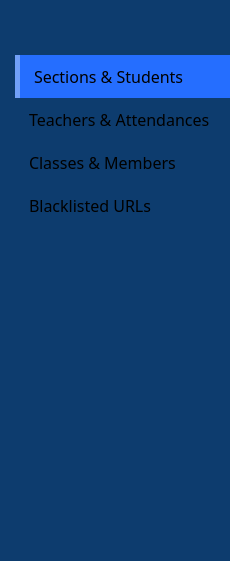
       <widget class="QWidget" name="side_bar" native="true">
        <property name="sizePolicy">
         <sizepolicy hsizetype="Fixed" vsizetype="Preferred">
          <horstretch>0</horstretch>
          <verstretch>0</verstretch>
         </sizepolicy>
        </property>
        <property name="minimumSize">
         <size>
          <width>230</width>
          <height>0</height>
         </size>
        </property>
        <property name="styleSheet">
         <string notr="true">background: #0D3C6E;</string>
        </property>
        <layout class="QVBoxLayout" name="verticalLayout_5">
         <property name="leftMargin">
          <number>15</number>
         </property>
         <property name="topMargin">
          <number>15</number>
         </property>
         <property name="rightMargin">
          <number>0</number>
         </property>
         <property name="bottomMargin">
          <number>15</number>
         </property>
         <item>
          <widget class="QLabel" name="icon">
           <property name="sizePolicy">
            <sizepolicy hsizetype="Preferred" vsizetype="Fixed">
             <horstretch>0</horstretch>
             <verstretch>0</verstretch>
            </sizepolicy>
           </property>
           <property name="styleSheet">
            <string notr="true">margin-top: 10px; 
margin-bottom: 10px;
padding-right: 15px</string>
           </property>
           <property name="text">
            <string/>
           </property>
           <property name="pixmap">
            <pixmap>:/icons/crown.png</pixmap>
           </property>
           <property name="scaledContents">
            <bool>false</bool>
           </property>
           <property name="alignment">
            <set>Qt::AlignCenter</set>
           </property>
          </widget>
         </item>
         <item>
          <layout class="QVBoxLayout" name="verticalLayout_3">
           <property name="spacing">
            <number>0</number>
           </property>
           <item>
            <widget class="QLabel" name="lbl_students_and_sections">
             <property name="font">
              <font>
               <family>Barlow</family>
               <pointsize>12</pointsize>
              </font>
             </property>
             <property name="cursor">
              <cursorShape>PointingHandCursor</cursorShape>
             </property>
             <property name="styleSheet">
              <string notr="true">padding: 10px;
border-left: 5px solid #71A0F8;
background: #256EFF;</string>
             </property>
             <property name="text">
              <string>Sections &amp; Students</string>
             </property>
            </widget>
           </item>
           <item>
            <widget class="QLabel" name="lbl_teachers_and_attendances">
             <property name="font">
              <font>
               <family>Barlow</family>
               <pointsize>12</pointsize>
              </font>
             </property>
             <property name="cursor">
              <cursorShape>PointingHandCursor</cursorShape>
             </property>
             <property name="styleSheet">
              <string notr="true">padding: 10px</string>
             </property>
             <property name="text">
              <string>Teachers &amp; Attendances</string>
             </property>
            </widget>
           </item>
           <item>
            <widget class="QLabel" name="lbl_classes_and_members">
             <property name="font">
              <font>
               <family>Barlow</family>
               <pointsize>12</pointsize>
              </font>
             </property>
             <property name="cursor">
              <cursorShape>PointingHandCursor</cursorShape>
             </property>
             <property name="styleSheet">
              <string notr="true">padding: 10px</string>
             </property>
             <property name="text">
              <string>Classes &amp; Members</string>
             </property>
            </widget>
           </item>
           <item>
            <widget class="QLabel" name="lbl_blacklisted_url">
             <property name="font">
              <font>
               <family>Barlow</family>
               <pointsize>12</pointsize>
              </font>
             </property>
             <property name="cursor">
              <cursorShape>PointingHandCursor</cursorShape>
             </property>
             <property name="styleSheet">
              <string notr="true">padding: 10px</string>
             </property>
             <property name="text">
              <string>Blacklisted URLs</string>
             </property>
            </widget>
           </item>
          </layout>
         </item>
         <item>
          <spacer name="verticalSpacer">
           <property name="orientation">
            <enum>Qt::Vertical</enum>
           </property>
           <property name="sizeHint" stdset="0">
            <size>
             <width>20</width>
             <height>283</height>
            </size>
           </property>
          </spacer>
         </item>
         <item>
          <layout class="QHBoxLayout" name="horizontalLayout_7">
           <item>
            <widget class="QPushButton" name="btn_more">
             <property name="minimumSize">
              <size>
               <width>30</width>
               <height>30</height>
              </size>
             </property>
             <property name="maximumSize">
              <size>
               <width>30</width>
               <height>30</height>
              </size>
             </property>
             <property name="cursor">
              <cursorShape>PointingHandCursor</cursorShape>
             </property>
             <property name="styleSheet">
              <string notr="true">QPushButton{
	border: none;
	border-radius: none;
	background: none;
	background-repeat: none;
	background-image: url(:/icons/menu.png);
	background-position: center center;
}

QPushButton:hover{
	background: none;
	background-repeat: none;
	background-image: url(:/icons/menu_2.png);
	background-position: center center;
}</string>
             </property>
            </widget>
           </item>
           <item>
            <spacer name="horizontalSpacer_2">
             <property name="orientation">
              <enum>Qt::Horizontal</enum>
             </property>
             <property name="sizeHint" stdset="0">
              <size>
               <width>40</width>
               <height>20</height>
              </size>
             </property>
            </spacer>
           </item>
          </layout>
         </item>
        </layout>
       </widget>
